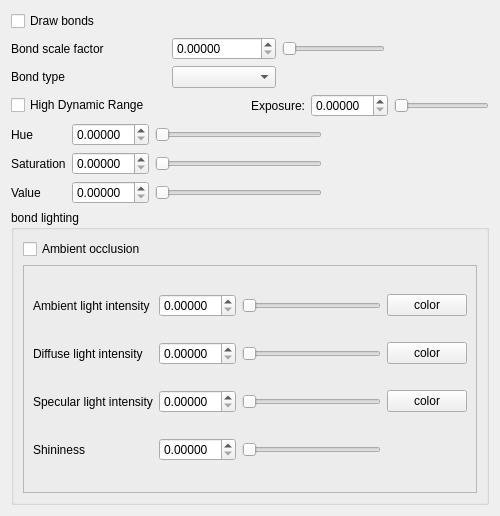
<?xml version="1.0" encoding="UTF-8"?>
<ui version="4.0">
 <class>AppearanceBondsForm</class>
 <widget class="QWidget" name="AppearanceBondsForm">
  <property name="geometry">
   <rect>
    <x>0</x>
    <y>0</y>
    <width>500</width>
    <height>516</height>
   </rect>
  </property>
  <property name="windowTitle">
   <string>Form</string>
  </property>
  <layout class="QVBoxLayout" name="verticalLayout">
   <item>
    <layout class="QHBoxLayout" name="horizontalLayout_4">
     <item>
      <layout class="QGridLayout" name="gridLayout_3" columnstretch="3,2,2,2">
       <item row="0" column="3">
        <spacer name="horizontalSpacer_2">
         <property name="orientation">
          <enum>Qt::Horizontal</enum>
         </property>
         <property name="sizeHint" stdset="0">
          <size>
           <width>40</width>
           <height>20</height>
          </size>
         </property>
        </spacer>
       </item>
       <item row="0" column="0">
        <widget class="QCheckBox" name="drawBondsCheckBox">
         <property name="text">
          <string>Draw bonds</string>
         </property>
        </widget>
       </item>
       <item row="0" column="1">
        <spacer name="horizontalSpacer_3">
         <property name="orientation">
          <enum>Qt::Horizontal</enum>
         </property>
         <property name="sizeHint" stdset="0">
          <size>
           <width>40</width>
           <height>20</height>
          </size>
         </property>
        </spacer>
       </item>
       <item row="0" column="2">
        <spacer name="horizontalSpacer_4">
         <property name="orientation">
          <enum>Qt::Horizontal</enum>
         </property>
         <property name="sizeHint" stdset="0">
          <size>
           <width>40</width>
           <height>20</height>
          </size>
         </property>
        </spacer>
       </item>
       <item row="1" column="0">
        <widget class="QLabel" name="label_24">
         <property name="text">
          <string>Bond scale factor</string>
         </property>
        </widget>
       </item>
       <item row="1" column="2">
        <widget class="QDoubleSlider" name="bondSizeScalingDoubleSlider">
         <property name="orientation">
          <enum>Qt::Horizontal</enum>
         </property>
        </widget>
       </item>
       <item row="1" column="3">
        <spacer name="horizontalSpacer">
         <property name="orientation">
          <enum>Qt::Horizontal</enum>
         </property>
         <property name="sizeHint" stdset="0">
          <size>
           <width>40</width>
           <height>20</height>
          </size>
         </property>
        </spacer>
       </item>
       <item row="2" column="0">
        <widget class="QLabel" name="label">
         <property name="text">
          <string>Bond type</string>
         </property>
        </widget>
       </item>
       <item row="2" column="1">
        <widget class="QComboBox" name="bondColorModeComboBox"/>
       </item>
       <item row="1" column="1">
        <widget class="CustomDoubleSpinBox" name="bondSizeScalingDoubleSpinBox">
         <property name="keyboardTracking">
          <bool>false</bool>
         </property>
         <property name="decimals">
          <number>5</number>
         </property>
         <property name="maximum">
          <double>3.000000000000000</double>
         </property>
         <property name="singleStep">
          <double>0.100000000000000</double>
         </property>
        </widget>
       </item>
      </layout>
     </item>
    </layout>
   </item>
   <item>
    <layout class="QHBoxLayout" name="horizontalLayout_3">
     <item>
      <layout class="QHBoxLayout" name="horizontalLayout_5">
       <item>
        <layout class="QVBoxLayout" name="verticalLayout_2">
         <item>
          <layout class="QHBoxLayout" name="horizontalLayout_19">
           <item>
            <widget class="QCheckBox" name="bondHighDynamicRangeCheckBox">
             <property name="text">
              <string>High Dynamic Range</string>
             </property>
            </widget>
           </item>
           <item>
            <spacer name="horizontalSpacer_8">
             <property name="orientation">
              <enum>Qt::Horizontal</enum>
             </property>
             <property name="sizeHint" stdset="0">
              <size>
               <width>40</width>
               <height>20</height>
              </size>
             </property>
            </spacer>
           </item>
           <item>
            <widget class="QLabel" name="label_25">
             <property name="text">
              <string>Exposure:</string>
             </property>
            </widget>
           </item>
           <item>
            <widget class="CustomDoubleSpinBox" name="bondHDRExposureDoubleSpinBox">
             <property name="keyboardTracking">
              <bool>false</bool>
             </property>
             <property name="decimals">
              <number>5</number>
             </property>
            </widget>
           </item>
           <item>
            <widget class="QDoubleSlider" name="bondHDRExposureDoubleSlider">
             <property name="orientation">
              <enum>Qt::Horizontal</enum>
             </property>
            </widget>
           </item>
          </layout>
         </item>
         <item>
          <layout class="QGridLayout" name="gridLayout_4">
           <item row="0" column="0">
            <widget class="QLabel" name="label_26">
             <property name="text">
              <string>Hue</string>
             </property>
            </widget>
           </item>
           <item row="0" column="2">
            <widget class="QDoubleSlider" name="bondHueDoubleSlider">
             <property name="orientation">
              <enum>Qt::Horizontal</enum>
             </property>
            </widget>
           </item>
           <item row="0" column="3">
            <spacer name="horizontalSpacer_5">
             <property name="orientation">
              <enum>Qt::Horizontal</enum>
             </property>
             <property name="sizeHint" stdset="0">
              <size>
               <width>40</width>
               <height>20</height>
              </size>
             </property>
            </spacer>
           </item>
           <item row="1" column="0">
            <widget class="QLabel" name="label_27">
             <property name="text">
              <string>Saturation</string>
             </property>
            </widget>
           </item>
           <item row="1" column="2">
            <widget class="QDoubleSlider" name="bondSaturationDoubleSlider">
             <property name="orientation">
              <enum>Qt::Horizontal</enum>
             </property>
            </widget>
           </item>
           <item row="1" column="3">
            <spacer name="horizontalSpacer_6">
             <property name="orientation">
              <enum>Qt::Horizontal</enum>
             </property>
             <property name="sizeHint" stdset="0">
              <size>
               <width>40</width>
               <height>20</height>
              </size>
             </property>
            </spacer>
           </item>
           <item row="2" column="0">
            <widget class="QLabel" name="label_28">
             <property name="text">
              <string>Value</string>
             </property>
            </widget>
           </item>
           <item row="2" column="2">
            <widget class="QDoubleSlider" name="bondValueDoubleSlider">
             <property name="orientation">
              <enum>Qt::Horizontal</enum>
             </property>
            </widget>
           </item>
           <item row="2" column="3">
            <spacer name="horizontalSpacer_7">
             <property name="orientation">
              <enum>Qt::Horizontal</enum>
             </property>
             <property name="sizeHint" stdset="0">
              <size>
               <width>40</width>
               <height>20</height>
              </size>
             </property>
            </spacer>
           </item>
           <item row="0" column="1">
            <widget class="CustomDoubleSpinBox" name="bondHueDoubleSpinBox">
             <property name="keyboardTracking">
              <bool>false</bool>
             </property>
             <property name="decimals">
              <number>5</number>
             </property>
            </widget>
           </item>
           <item row="1" column="1">
            <widget class="CustomDoubleSpinBox" name="bondSaturationDoubleSpinBox">
             <property name="keyboardTracking">
              <bool>false</bool>
             </property>
             <property name="decimals">
              <number>5</number>
             </property>
            </widget>
           </item>
           <item row="2" column="1">
            <widget class="CustomDoubleSpinBox" name="bondValueDoubleSpinBox">
             <property name="keyboardTracking">
              <bool>false</bool>
             </property>
             <property name="decimals">
              <number>5</number>
             </property>
            </widget>
           </item>
          </layout>
         </item>
        </layout>
       </item>
      </layout>
     </item>
    </layout>
   </item>
   <item>
    <layout class="QHBoxLayout" name="horizontalLayout">
     <item>
      <widget class="QGroupBox" name="groupBox">
       <property name="title">
        <string>bond lighting</string>
       </property>
       <layout class="QVBoxLayout" name="verticalLayout_4">
        <item>
         <widget class="QCheckBox" name="bondAmbientOcclusionCheckBox">
          <property name="text">
           <string>Ambient occlusion</string>
          </property>
         </widget>
        </item>
        <item>
         <widget class="QFrame" name="frame_2">
          <property name="frameShape">
           <enum>QFrame::StyledPanel</enum>
          </property>
          <property name="frameShadow">
           <enum>QFrame::Raised</enum>
          </property>
          <layout class="QGridLayout" name="gridLayout_5">
           <item row="0" column="0">
            <widget class="QLabel" name="label_12">
             <property name="text">
              <string>Ambient light intensity</string>
             </property>
            </widget>
           </item>
           <item row="0" column="2">
            <widget class="QDoubleSlider" name="bondAmbientIntensityDoubleSlider">
             <property name="orientation">
              <enum>Qt::Horizontal</enum>
             </property>
            </widget>
           </item>
           <item row="0" column="3">
            <widget class="SelectColorButton" name="bondAmbientColorPushButton">
             <property name="text">
              <string>color</string>
             </property>
            </widget>
           </item>
           <item row="1" column="0">
            <widget class="QLabel" name="label_13">
             <property name="text">
              <string>Diffuse light intensity</string>
             </property>
            </widget>
           </item>
           <item row="1" column="2">
            <widget class="QDoubleSlider" name="bondDiffuseIntensityDoubleSlider">
             <property name="orientation">
              <enum>Qt::Horizontal</enum>
             </property>
            </widget>
           </item>
           <item row="1" column="3">
            <widget class="SelectColorButton" name="bondDiffuseColorPushButton">
             <property name="text">
              <string>color</string>
             </property>
            </widget>
           </item>
           <item row="2" column="0">
            <widget class="QLabel" name="label_14">
             <property name="text">
              <string>Specular light intensity</string>
             </property>
            </widget>
           </item>
           <item row="2" column="2">
            <widget class="QDoubleSlider" name="bondSpecularIntensityDoubleSlider">
             <property name="orientation">
              <enum>Qt::Horizontal</enum>
             </property>
            </widget>
           </item>
           <item row="2" column="3">
            <widget class="SelectColorButton" name="bondSpecularColorPushButton">
             <property name="text">
              <string>color</string>
             </property>
            </widget>
           </item>
           <item row="3" column="0">
            <widget class="QLabel" name="label_15">
             <property name="text">
              <string>Shininess</string>
             </property>
            </widget>
           </item>
           <item row="3" column="2">
            <widget class="QDoubleSlider" name="bondShininessDoubleSlider">
             <property name="orientation">
              <enum>Qt::Horizontal</enum>
             </property>
            </widget>
           </item>
           <item row="0" column="1">
            <widget class="CustomDoubleSpinBox" name="bondAmbientIntensityDoubleSpinBox">
             <property name="keyboardTracking">
              <bool>false</bool>
             </property>
             <property name="decimals">
              <number>5</number>
             </property>
             <property name="singleStep">
              <double>0.050000000000000</double>
             </property>
            </widget>
           </item>
           <item row="1" column="1">
            <widget class="CustomDoubleSpinBox" name="bondDiffuseIntensityDoubleSpinBox">
             <property name="keyboardTracking">
              <bool>false</bool>
             </property>
             <property name="decimals">
              <number>5</number>
             </property>
             <property name="singleStep">
              <double>0.050000000000000</double>
             </property>
            </widget>
           </item>
           <item row="2" column="1">
            <widget class="CustomDoubleSpinBox" name="bondSpecularIntensityDoubleSpinBox">
             <property name="keyboardTracking">
              <bool>false</bool>
             </property>
             <property name="decimals">
              <number>5</number>
             </property>
             <property name="singleStep">
              <double>0.050000000000000</double>
             </property>
            </widget>
           </item>
           <item row="3" column="1">
            <widget class="CustomDoubleSpinBox" name="bondShininessDoubleSpinBox">
             <property name="keyboardTracking">
              <bool>false</bool>
             </property>
             <property name="decimals">
              <number>5</number>
             </property>
             <property name="singleStep">
              <double>1.000000000000000</double>
             </property>
            </widget>
           </item>
          </layout>
         </widget>
        </item>
       </layout>
      </widget>
     </item>
    </layout>
   </item>
  </layout>
 </widget>
 <customwidgets>
  <customwidget>
   <class>CustomDoubleSpinBox</class>
   <extends>QDoubleSpinBox</extends>
   <header>customdoublespinbox.h</header>
  </customwidget>
  <customwidget>
   <class>QDoubleSlider</class>
   <extends>QSlider</extends>
   <header>qdoubleslider.h</header>
  </customwidget>
  <customwidget>
   <class>SelectColorButton</class>
   <extends>QPushButton</extends>
   <header>selectcolorbutton.h</header>
  </customwidget>
 </customwidgets>
 <resources/>
 <connections/>
</ui>
